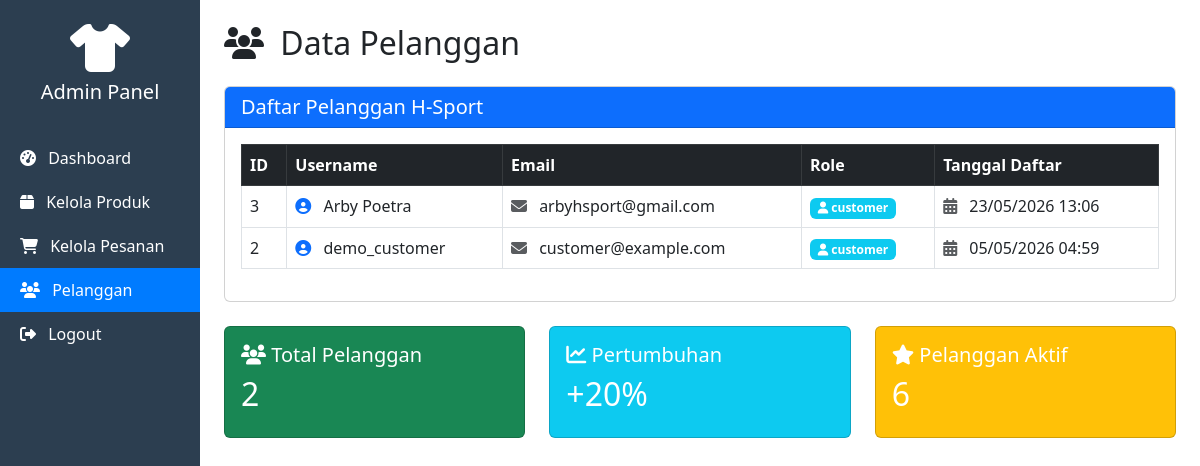
The page /admin/customers.php (signed in) on the database its author committed.
### tables this page shows
CREATE TABLE `users` (
  `id` int(11) NOT NULL,
  `username` varchar(50) NOT NULL,
  `email` varchar(100) NOT NULL,
  `password` varchar(255) NOT NULL,
  `role` enum('admin','customer') DEFAULT 'customer',
  `created_at` timestamp NOT NULL DEFAULT current_timestamp(),
  `updated_at` timestamp NOT NULL DEFAULT current_timestamp() ON UPDATE current_timestamp()
);

### admin/customers.php (the view, shortened to what this page needs)
<?php
require_once '../config/database.php';
$customers = $pdo->query("SELECT * FROM users WHERE role = 'customer' ORDER BY created_at DESC")->fetchAll();
?>
<!DOCTYPE html>
<html lang="id">
<head>
    <link href="https://cdn.jsdelivr.net/npm/bootstrap@5.3.0/dist/css/bootstrap.min.css" rel="stylesheet">
    <link href="https://cdnjs.cloudflare.com/ajax/libs/font-awesome/6.4.0/css/all.min.css" rel="stylesheet">
</head>
<body>
    <div class="container-fluid">
        <div class="row">
            <div class="col-md-2 p-0 sidebar">
                <div class="text-center py-4">
                    <i class="fas fa-tshirt fa-3x text-white"></i>
                    <h5 class="text-white mt-2">Admin Panel</h5>
                </div>
                <a href="dashboard.php"><i class="fas fa-tachometer-alt me-2"></i> Dashboard</a>
                <a href="products.php"><i class="fas fa-box me-2"></i> Kelola Produk</a>
                <a href="orders.php"><i class="fas fa-shopping-cart me-2"></i> Kelola Pesanan</a>
                <a href="customers.php" class="active"><i class="fas fa-users me-2"></i> Pelanggan</a>
                <a href="../logout.php"><i class="fas fa-sign-out-alt me-2"></i> Logout</a>
            </div>
            <div class="col-md-10 p-4">
                <h2 class="mb-4"><i class="fas fa-users me-2"></i> Data Pelanggan</h2>
                <div class="card">
                    <div class="card-header bg-primary text-white">
                        <h5 class="mb-0">Daftar Pelanggan H-Sport</h5>
                    </div>
                    <div class="card-body">
                        <div class="table-responsive">
                            <table class="table table-bordered table-hover">
                                <thead class="table-dark">
                                    <tr>
                                        <th>ID</th>
                                        <th>Username</th>
                                        <th>Email</th>
                                        <th>Role</th>
                                        <th>Tanggal Daftar</th>
                                    </tr>
                                </thead>
                                <tbody>
                                    <?php foreach($customers as $customer): ?>
                                    <tr>
                                        <td><?php echo $customer['id']; ?></td>
                                        <td>
                                            <i class="fas fa-user-circle text-primary me-2"></i>
                                            <?php echo htmlspecialchars($customer['username']); ?>
                                        </td>
                                        <td>
                                            <i class="fas fa-envelope text-muted me-2"></i>
                                            <?php echo htmlspecialchars($customer['email']); ?>
                                        </td>
                                        <td>
                                            <span class="badge bg-info">
                                                <i class="fas fa-user"></i> <?php echo $customer['role']; ?>
                                            </span>
                                        </td>
                                        <td>
                                            <i class="fas fa-calendar-alt text-muted me-2"></i>
                                            <?php echo date('d/m/Y H:i', strtotime($customer['created_at'])); ?>
                                        </td>
                                    </tr>
                                    <?php endforeach; ?>
                                </tbody>
                            </table>
                        </div>
                    </div>
                </div>
                <div class="row mt-4">
                    <div class="col-md-4">
                        <div class="card bg-success text-white">
                            <div class="card-body">
                                <h5><i class="fas fa-users"></i> Total Pelanggan</h5>
                                <h2><?php echo count($customers); ?></h2>
                            </div>
                        </div>
                    </div>
                    <div class="col-md-4">
                        <div class="card bg-info text-white">
                            <div class="card-body">
                                <h5><i class="fas fa-chart-line"></i> Pertumbuhan</h5>
                                <h2>+<?php echo rand(5, 20); ?>%</h2>
                            </div>
                        </div>
                    </div>
                    <div class="col-md-4">
                        <div class="card bg-warning text-white">
                            <div class="card-body">
                                <h5><i class="fas fa-star"></i> Pelanggan Aktif</h5>
                                <h2><?php echo rand(10, count($customers)); ?></h2>
                            </div>
                        </div>
                    </div>
                </div>
            </div>
        </div>
    </div>
</body>
</html>

### admin/customers.php (style rules this page uses)
.sidebar { min-height: 100vh; background: #2c3e50; }
.sidebar a { color: white; text-decoration: none; padding: 10px 20px; display: block; transition: 0.3s; }
.sidebar a.active { background: #007bff; }

### rows shown on the page
users: id "3", username "Arby Poetra", email "arbyhsport@gmail.com", role "customer", created_at "23/05/2026 13:06"
users: id "2", username "demo_customer", email "customer@example.com", role "customer", created_at "05/05/2026 04:59"

### other values the page prints
count($customers) "2"
